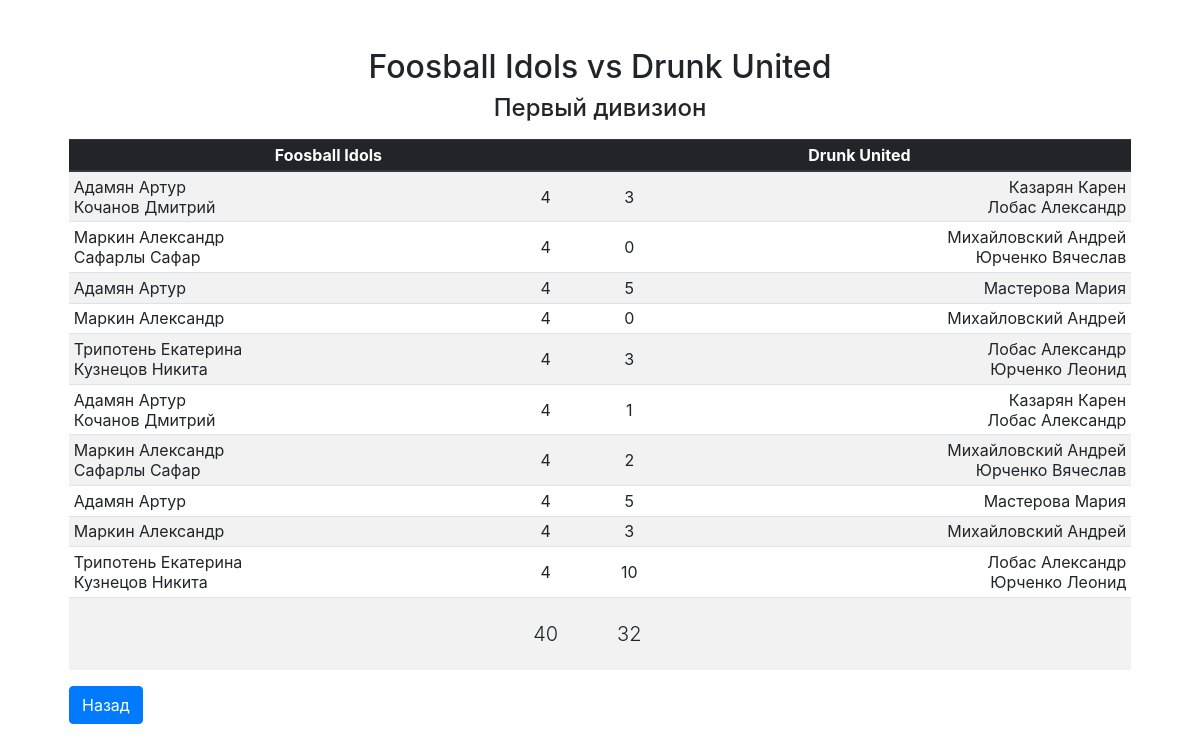
/match.php?id=62, run on the app's committed database.
### tables this page shows
CREATE TABLE games (game_id integer primary key, match_id references matches(match_id), player_id11 references players(player_id), player_id12 references players(player_id), player_id21 references players(player_id), player_id22 references players(player_id), score1 integer, score2 integer);

CREATE TABLE players (player_id integer primary key autoincrement, first_name text, second_name text);

CREATE TABLE matches (match_id integer primary key autoincrement, season_id references seasons(season_id), tournament_id references tournaments(tournament_id), team_id1 references teams(team_id), team_id2 references teams(team_id), sets_won1 integer, sets_won2 integer, points_1 integer, points_2 integer);

### inc/functions.php (called while the page is built, shortened)
<?php
function find_player_name_by_id($player_id, $players_query) {
	foreach ($players_query as $player)
		if ($player['id'] == $player_id)
			return ($player['second_name'] . " " . $player['first_name']);
}

### match.php (the view, shortened to what this page needs)
<?php
	require_once __DIR__ . "/inc/bootstrap.php";
	require_once __DIR__ . "/inc/layout/head.php";
	$match_id = $_GET['id'];
	$sth = $db->prepare("select
			m.match_id as match_id,
			m.season_id as season_id,
			m.tournament_id as tournament_id,
			ht.team_name_long as home_team,
			at.team_name_long as away_team,
			m.sets_won1 as home_score,
			m.sets_won2 as away_score
			from matches as m
			inner join teams as ht on ht.team_id = m.team_id1
			inner join teams as at on at.team_id = m.team_id2
			where match_id = ?");
	$sth->execute(array($match_id));
	$match = $sth->fetch();
	$sth = $db->prepare("select * from games where match_id = :id");
	$sth->bindValue(":id", $match_id, PDO::PARAM_INT);
	$sth->execute();
	$games = $sth->fetchAll();
	$sth = $db->prepare("select id, first_name, second_name from rosters inner join players on rosters.player_id = players.player_id");
	$sth->execute();
	$players = $sth->fetchAll();
?>
<body class="pt-5">
<main role="main" class="container">
  	<div class="starter-template pt-0">
  		<?php if (!sizeof($games)): ?>
	    	<h2>Матч не найден</h2>
  			<p>К сожалению, матч не найден. Пожалуйста, вернитесь на главную страницу.</p>
  		<?php else: ?>
    	<h2><?php echo $match['home_team'] . " vs " . $match['away_team']; ?></h2>
    	<h4><?php echo $match['tournament_id'] == 1 ? "Первый дивизион" : "Второй дивизион"; ?></h4>
    	<table class="table table-striped table-sm mt-3" id="match">
    		<thead class="thead-dark">
    			<th colspan="2"><?php echo $match['home_team'] ?></th>
    			<th colspan="2"><?php echo $match['away_team']; ?></th>
    		</thead>
    		<tbody>
    			<?php if (sizeof($games)): ?>
    				<?php foreach ($games as $game): ?>
    					<tr>
					   		<td class="text-left">
					   			<?php
					   				echo find_player_name_by_id($game['player_id11'], $players);
					   				if ($game['player_id12'])
					   					echo "<br>" . find_player_name_by_id($game['player_id12'], $players);
				   				?>
				   			</td>
					   		<td>
					   			<?php echo $game['score1']; ?>
					   		</td>
					   		<td>
					   			<?php echo $game['score2']; ?>
					   		</td>
					   		<td class="text-right">
					   			<?php
					   				echo find_player_name_by_id($game['player_id21'], $players);
					   				if ($game['player_id22'])
					   					echo "<br>" . find_player_name_by_id($game['player_id22'], $players);
				   				?>
					   		</td>
    					</tr>
    				<?php endforeach; ?>
    			<?php endif; ?>
			   	<tr>
			   		<td></td>
			   		<td class="py-4">
						<output id="t1score" class="lead"><?php echo $match['home_score']; ?></output>
					</td>
			   		<td class="py-4">
			   			<output id="t2score" class="lead"><?php echo $match['away_score']; ?></output>
			   		</td>
			   		<td></td>
			   	</tr>
    		</tbody>
    	</table>
	    <?php endif; ?>
    	<div class="text-left">
			<a href="/" class="btn btn-primary">Назад</a>
		</div>
  	</div>
</main>
</body>
</html>

### inc/css/custom.css (style rules this page uses)
body { padding-top: 0; }
.starter-template { position: relative; padding: 3rem 1.5rem; text-align: center; }
.table td, .table th { text-align: center; vertical-align: middle; font-size: 12px; }
@media (min-width: 576px) { .table td, .table th { font-size: 1rem; } }

### data on the page
games: player_id11.first_name "Адамян Артур", player_id12.first_name "Кочанов Дмитрий", score1 "4", score2 "3", player_id21.first_name "Казарян Карен", player_id22.first_name "Лобас Александр"
games: player_id11.first_name "Маркин Александр", player_id12.first_name "Сафарлы Сафар", score1 "4", score2 "0", player_id21.first_name "Михайловский Андрей", player_id22.first_name "Юрченко Вячеслав"
games: player_id11.first_name "Адамян Артур", score1 "4", score2 "5", player_id21.first_name "Мастерова Мария"
games: player_id11.first_name "Маркин Александр", score1 "4", score2 "0", player_id21.first_name "Михайловский Андрей"
games: player_id11.first_name "Трипотень Екатерина", player_id12.first_name "Кузнецов Никита", score1 "4", score2 "3", player_id21.first_name "Лобас Александр", player_id22.first_name "Юрченко Леонид"
games: player_id11.first_name "Адамян Артур", player_id12.first_name "Кочанов Дмитрий", score1 "4", score2 "1", player_id21.first_name "Казарян Карен", player_id22.first_name "Лобас Александр"
games: player_id11.first_name "Маркин Александр", player_id12.first_name "Сафарлы Сафар", score1 "4", score2 "2", player_id21.first_name "Михайловский Андрей", player_id22.first_name "Юрченко Вячеслав"
games: player_id11.first_name "Адамян Артур", score1 "4", score2 "5", player_id21.first_name "Мастерова Мария"
games: player_id11.first_name "Маркин Александр", score1 "4", score2 "3", player_id21.first_name "Михайловский Андрей"
games: player_id11.first_name "Трипотень Екатерина", player_id12.first_name "Кузнецов Никита", score1 "4", score2 "10", player_id21.first_name "Лобас Александр", player_id22.first_name "Юрченко Леонид"
matches: sets_won1 "40", sets_won2 "32"

### other printed values
$match['home_team'] "Foosball Idols"
$match['away_team'] "Drunk United"
